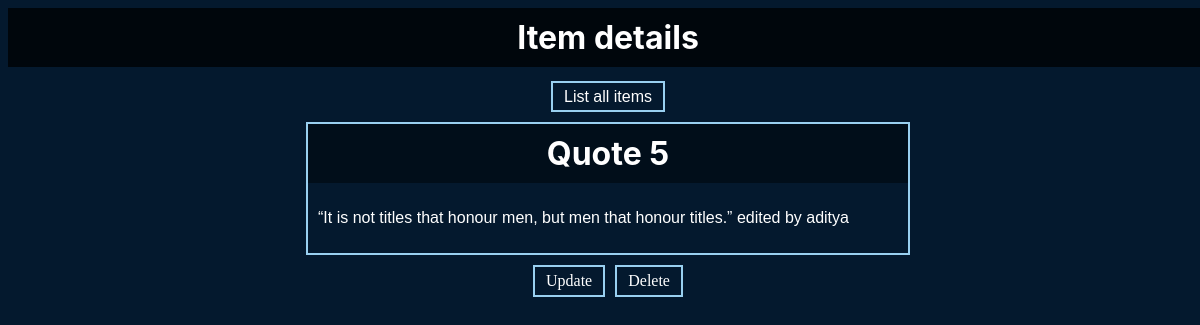
The page /crudapp/12/ on the database its author committed.
### crudapp/models.py (models this page shows, shortened)
class dataModel(models.Model):
	title=models.CharField(max_length=200)
	description=models.TextField()

### crudapp/views.py (the view)
# urls.py: path('<int:data_id>/',views.detail_view,name='detail'),
def detail_view(request,data_id):
	data=get_object_or_404(dataModel,id=data_id)
	context={"data":data}
	return render(request,'crudapp/detail_view.html',context)

### crudapp/templates/crudapp/detail_view.html (shortened to what this page needs)
<!DOCTYPE html>
<html lang="en">
<head>
</head>
<body>
    <div class="main">
        <div class="header">
            <h1>Item details</h1>
            <p>
                <a href="{% url 'crudapp:list' %}">List all items</a>
            </p>
        </div>
        <div class="data">
            <h1>{{data.title}}</h1>
            <p>{{data.description}}</p>
        </div>
        <div class="buttons">
            <a href="{%url 'crudapp:update' data.id%}">
			Update
		</a>
            <a style=" margin-left: 10px;" href="{%url 'crudapp:delete' data.id%}">
			Delete
		</a>
        </div>
    </div>
</body>
</html>

### crudapp/templates/crudapp/detail_view.html (style rules this page uses)
body { background-color: #04192e; width: 100vw; height: 100vh; }
.main { display: flex; justify-content: center; align-items: center; flex-flow: column; }
.main .header h1 { background-color: #00060c; margin-top: 0; padding: 10px; color: white; }
.header { width: 100%; text-align: center; }
.main h1 { color: white; }
.data { border: 2px solid #99d0f0; width: 50%; }
.data h1 { padding: 10px; margin: 0px; background-color: #010e1a; text-align: center; font-family: -apple-system, BlinkMacSystemFont, 'Segoe UI', Roboto, Oxygen, Ubuntu, Cantarell, 'Open Sans', 'Helvetica Neue', sans-serif }
.data p { padding: 10px; color: white; font-family: Verdana, Geneva, Tahoma, sans-serif; }
.header h1 { font-family: -apple-system, BlinkMacSystemFont, 'Segoe UI', Roboto, Oxygen, Ubuntu, Cantarell, 'Open Sans', 'Helvetica Neue', sans-serif }
.buttons a { color: white; padding: 5px 11px; margin-bottom: 10px; border: 2px solid #99d0f0; text-decoration: none; }
.buttons { display: flex; justify-content: center; align-items: center; margin-top: 10px; }
a { color: white; padding: 5px 11px; margin-bottom: 10px; border: 2px solid #99d0f0; text-decoration: none; }
p { font-family: Verdana, Geneva, Tahoma, sans-serif; }

### rows shown on the page
dataModel: title "Quote 5", description "“It is not titles that honour men, but men that honour titles.” edited by aditya"
